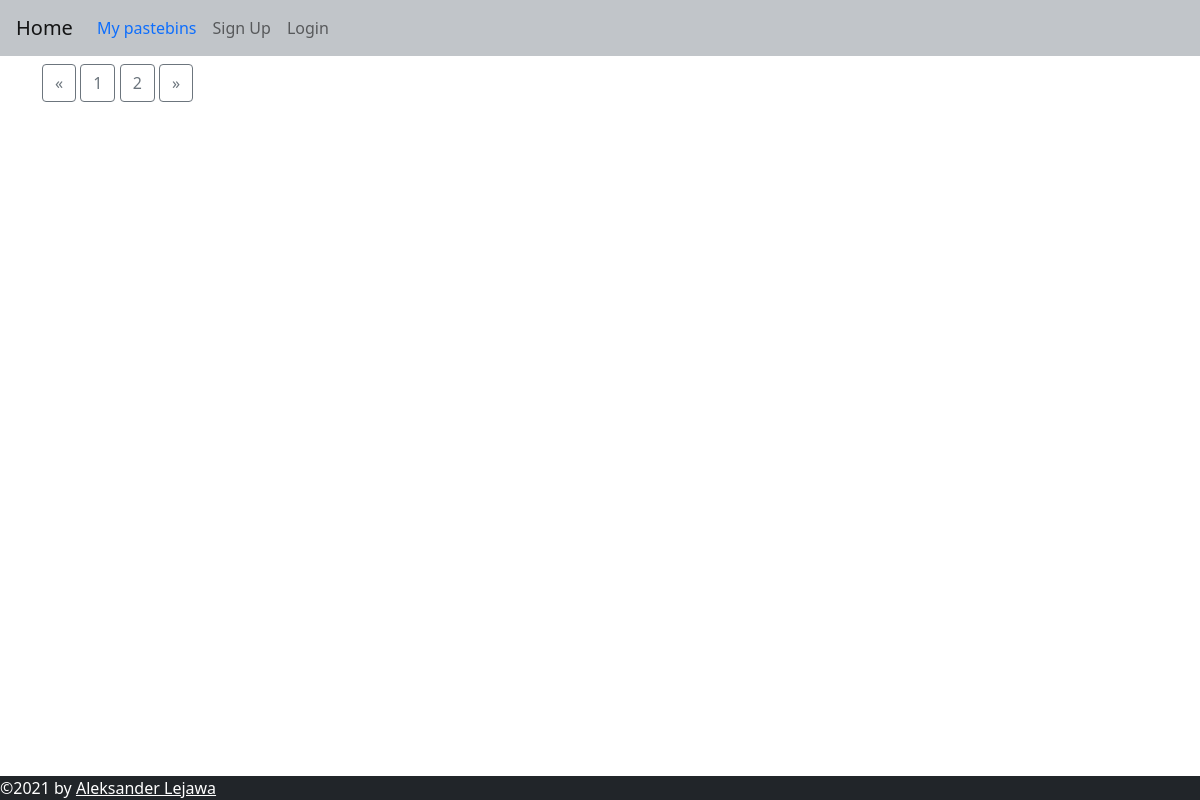
The app's page /public?page=3, older data.
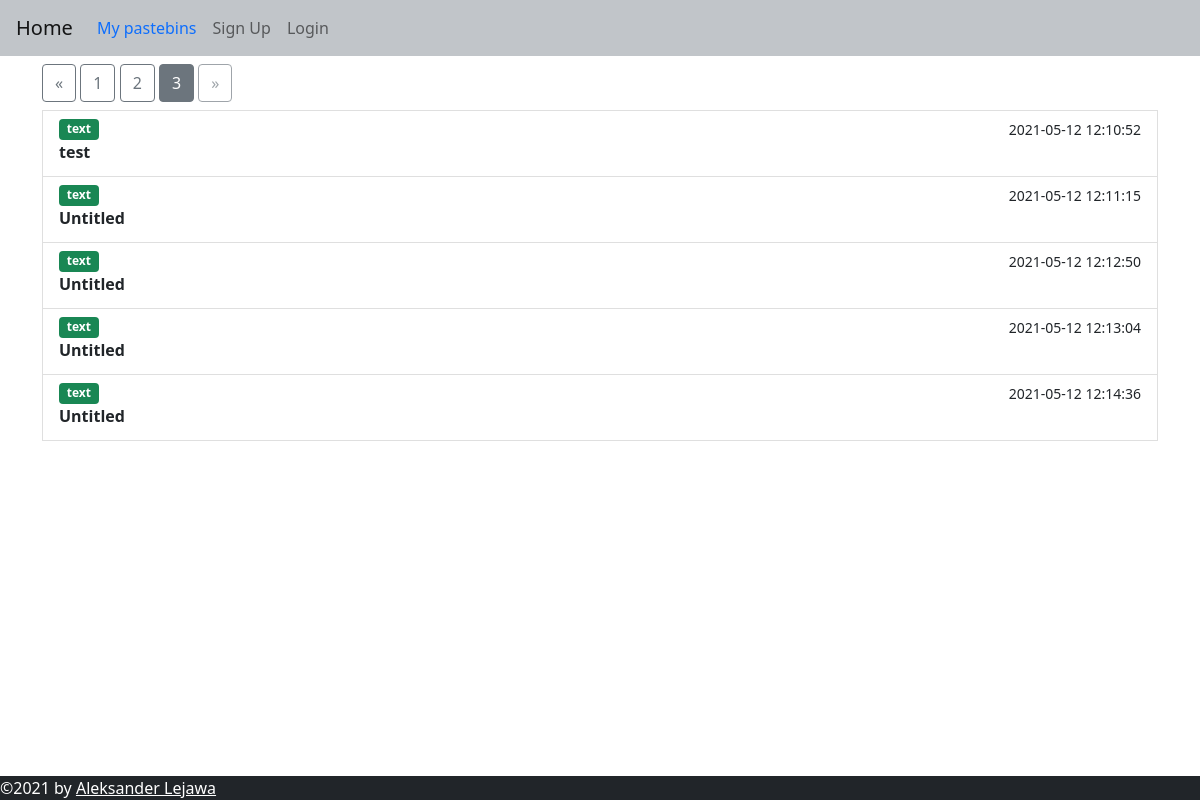
The same page, newer data.
### web/models.py (models this page shows, shortened)
class Pastebin(db.Model):
    id = db.Column(db.Integer, primary_key=True)
    title = db.Column(db.String(100), default="Untitled")
    content = db.Column(db.String(60000))
    syntax = db.Column(db.String(50))
    user_id = db.Column(db.Integer, db.ForeignKey("user.id"))
    date = db.Column(db.DateTime(timezone=True))
    expire_date = db.Column(db.DateTime(timezone=True))
    password = db.Column(db.String(150))
    link = db.Column(db.String(150), unique=True)

### web/public_pastebins/routes.py (the view)
@bp.route("/public")
def public():
    page = request.args.get("page", 1, type=int)
    pastebins = Pastebin.query.filter_by(password=None).paginate(page, 15, False)
    return render_template("public_pastebins.html", user=current_user, pastebins=pastebins)

### web/templates/public_pastebins.html
{% extends "base.html" %}
{% block content %}
<div class="text-right mb-2">
    <a href="{{ url_for('public_pastebins.public', page=pastebins.prev_num) }}"
       class="btn btn-outline-secondary {% if pastebins.page == 1 %}disabled{% endif %}">
        &laquo;
    </a>
    {% for page_num in pastebins.iter_pages(left_edge=1, right_edge=1, left_current=1, right_current=2) %}
        {% if page_num %}
            {% if pastebins.page == page_num %}
            <a href="{{ url_for('public_pastebins.public', page=page_num) }}"
               class="btn btn-secondary ">
                {{ page_num }}
            </a>
            {% else %}
            <a href="{{ url_for('public_pastebins.public', page=page_num) }}"
               class="btn btn-outline-secondary ">
                {{ page_num }}
            </a>
            {% endif %}
        {% else %}
            ...
        {% endif %}
    {% endfor %}
    <a href="{{ url_for('public_pastebins.public', page=pastebins.next_num) }}"
       class="btn btn-outline-secondary
       {% if pastebins.page == pastebins.pages %}disabled{% endif %}">
       &raquo;
    </a>
</div>
{% for pastebin in pastebins.items %}
<a href="{{pastebin.link}}" class="list-group-item list-group-item-action">
    <div class="d-flex w-100 justify-content-between">
      <span class="badge bg-success">{{ pastebin.syntax }}</span>
      <small>{{ pastebin.date.replace(microsecond=0) }}</small>
    </div>
    <p class="mb-1"><b>{{ pastebin.title if pastebin.title|length < 10 else pastebin.title[:10] + "..."}}</b></p>
  </a>
{% endfor %}
{% endblock %}

### web/templates/base.html (shortened to what this page needs)
<!DOCTYPE html>
<html>
<head>
  <link href="https://cdn.jsdelivr.net/npm/bootstrap@5.0.0/dist/css/bootstrap.min.css" rel="stylesheet"
>
  <link rel="stylesheet" href="//unpkg.com/@highlightjs/cdn-assets@10.7.2/styles/default.min.css">
  <link rel="stylesheet" type="text/css" href="{{ url_for('static',filename='css/style.css') }}">
</head>
<body>
  <nav class="navbar navbar-expand-lg navbar navbar-light">
    <a class="navbar-brand ms-3" href="/">Home</a>
    <div class="collapse navbar-collapse" id="navbar">
      <div class="navbar-nav">
        <a class="nav-item nav-link text-primary" id="user" href="/user">My pastebins</a>
        {% if user.is_authenticated %}
        <a class="nav-item nav-link nav-user" id="logout" href="/user/edit">Edit account</a>
        <a class="nav-item nav-link" id="logout" href="/logout">Log Out</a>
        {% else %}
        <a class="nav-item nav-link" id="signup" href="/sign-up">Sign Up</a>
        <a class="nav-item nav-link" id="login" href="/login">Login</a>
        {% endif %}
      </div>
    </div>
  </nav>
  <div class="container mt-2">{% block content %} {% endblock %}</div>
  <div class="mt-5">
    <footer class="bg-dark text-white">
      ©2021 by <a class="text-white" href="https://github.com/syqu22">Aleksander Lejawa</a>
    </footer>
  </div>
</body>
</html>

### web/static/css/style.css (style rules this page uses)
footer { position: fixed; bottom: 0; width: 100%; }
.navbar { background-color: #c1c5c9; }

Row changes from the older to the newer data that the page shows:
added Pastebin: syntax "text", date.replace "2021-05-12 12:10:52", title "test"
added Pastebin: syntax "text", date.replace "2021-05-12 12:11:15", title "Untitled"
added Pastebin: syntax "text", date.replace "2021-05-12 12:12:50", title "Untitled"
added Pastebin: syntax "text", date.replace "2021-05-12 12:13:04", title "Untitled"
added Pastebin: syntax "text", date.replace "2021-05-12 12:14:36", title "Untitled"
Text that changed along with them:
new list line: "3"
